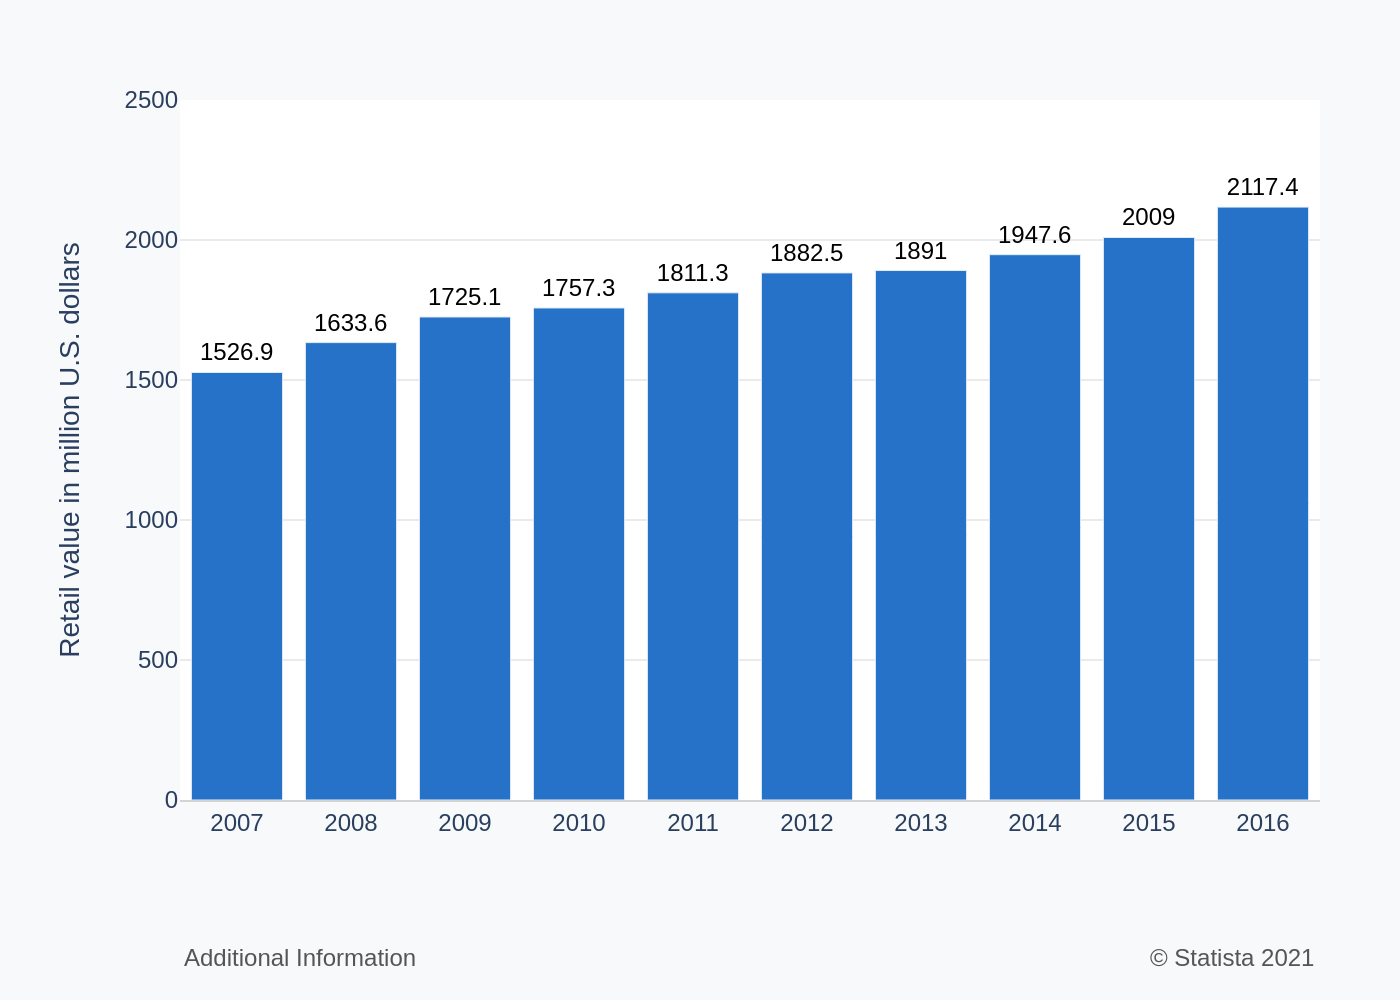

The script that drew this image:
import sys
import os
import json
import plotly.graph_objects as go

# Check for command-line argument
if len(sys.argv) != 2:
    print("Usage: python recreate_chart.py <json_file_path>")
    sys.exit(1)

# Get JSON file path from command-line argument
json_file_path = sys.argv[1]

# Check if the file exists
if not os.path.exists(json_file_path):
    print(f"Error: JSON file not found at {json_file_path}")
    sys.exit(1)
    
# Load data from JSON file
try:
    with open(json_file_path, 'r', encoding='utf-8') as f:
        chart_data = json.load(f)
except json.JSONDecodeError:
    print(f"Error: Could not decode JSON from {json_file_path}")
    sys.exit(1)

# Extract data for plotting
categories = [item['category'] for item in chart_data['chart_data']]
values = [item['value'] for item in chart_data['chart_data']]
texts_info = chart_data['texts']
colors = chart_data['colors']

# Create the figure
fig = go.Figure()

# Add the bar trace
fig.add_trace(go.Bar(
    x=categories,
    y=values,
    text=values,
    textposition='outside',
    marker_color=colors[0],
    hoverinfo='none',
    texttemplate='%{text}',
    cliponaxis=False 
))

# Update layout
fig.update_layout(
    font_family="Arial",
    paper_bgcolor='#F8F9FA',
    plot_bgcolor='white',
    showlegend=False,
    xaxis=dict(
        title_text=texts_info['x_axis_title'],
        showgrid=False,
        showline=True,
        linecolor='lightgrey',
        tickfont=dict(size=12)
    ),
    yaxis=dict(
        title_text=texts_info['y_axis_title'],
        title_standoff=15,
        range=[0, 2500],
        dtick=500,
        gridcolor='#EAEAEA',
        tickformat=' ',
        tickfont=dict(size=12)
    ),
    margin=dict(l=90, r=40, t=50, b=100),
    annotations=[
        dict(
            text=texts_info['note'],
            showarrow=False,
            xref='paper',
            yref='paper',
            x=0,
            y=-0.2,
            xanchor='left',
            yanchor='top',
            align='left',
            font=dict(size=12, color='#555555')
        ),
        dict(
            text=texts_info['source'],
            showarrow=False,
            xref='paper',
            yref='paper',
            x=1,
            y=-0.2,
            xanchor='right',
            yanchor='top',
            align='right',
            font=dict(size=12, color='#555555')
        )
    ]
)

# Set text font properties for the bar labels
fig.update_traces(textfont=dict(family="Arial", size=12, color='black'))

# Derive output filename from JSON path
base_name = os.path.splitext(os.path.basename(json_file_path))[0]
output_filename = f"{base_name}.png"

# Save the figure as a PNG image
fig.write_image(output_filename, scale=2)

print(f"Chart saved to {output_filename}")
